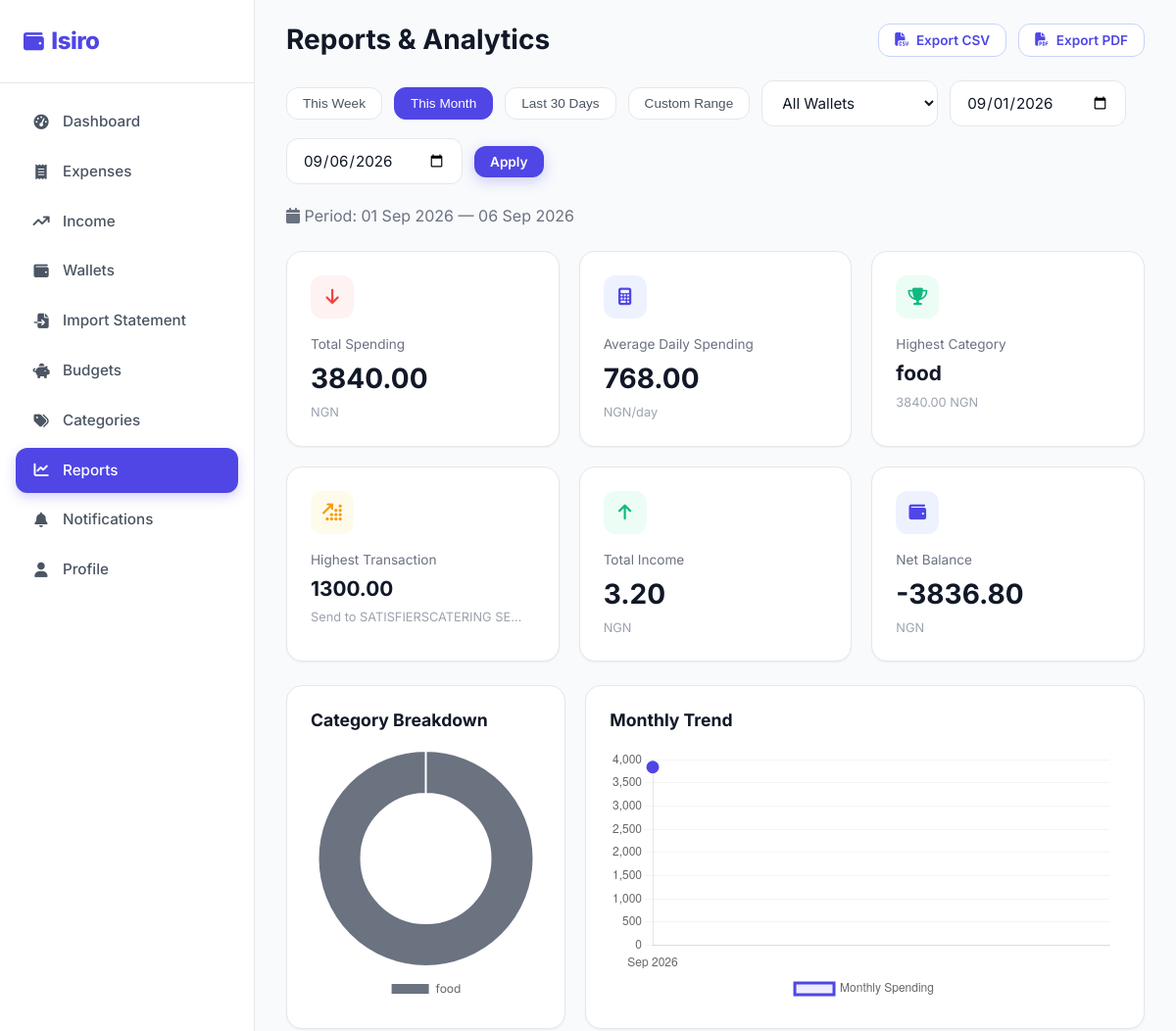
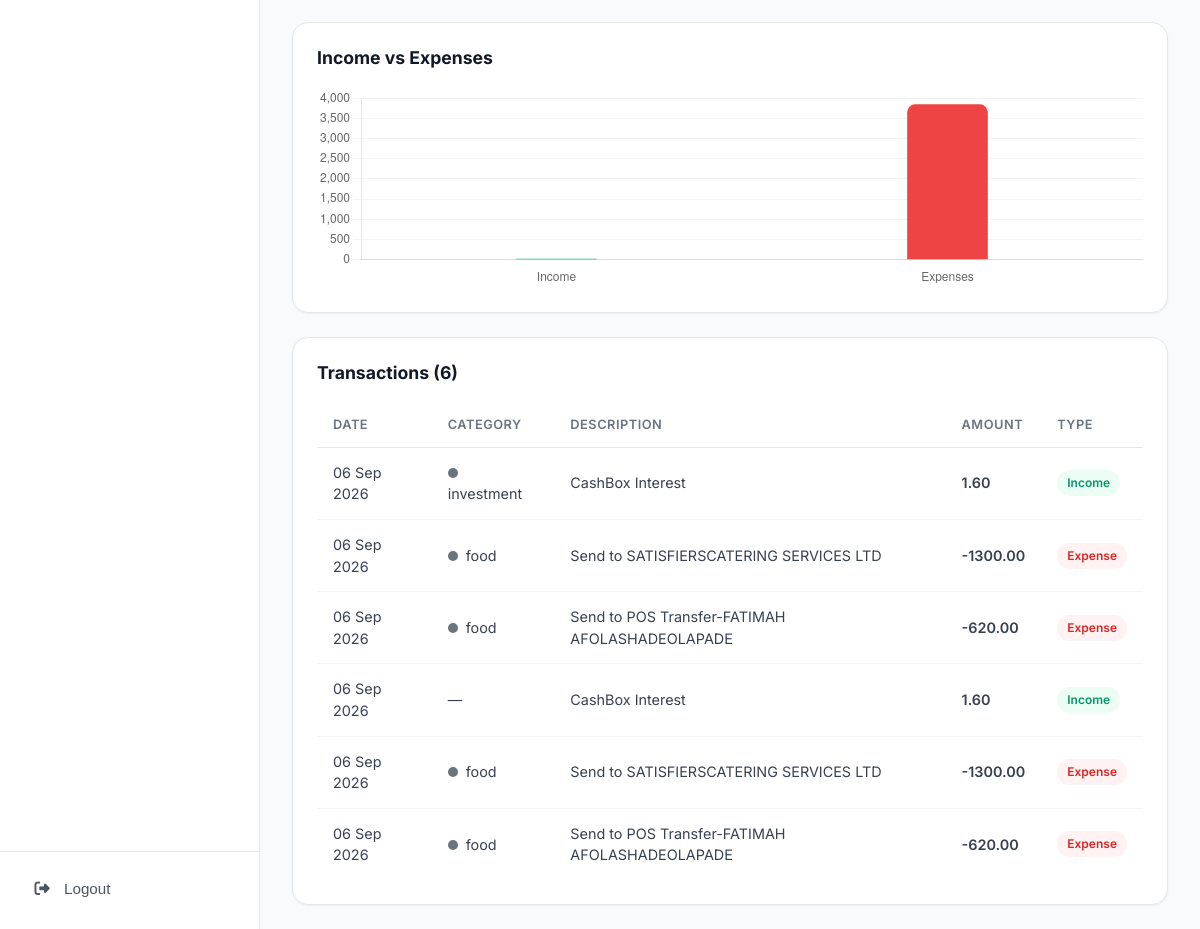
The page /expenses/reports/ (signed in) on the database its author committed (2 pictures, top to bottom).
### users/models.py (models this page shows, shortened)
class User(AbstractUser):
    username = None  # remove the username field; use email instead
    full_name = models.CharField(max_length=150, blank=True)
    email = models.EmailField(unique=True)
    profile_image = models.ImageField(
        upload_to="profile_images/",
        blank=True,
        null=True,
    )
    currency = models.CharField(max_length=10, default="USD")
    monthly_budget_preference = models.DecimalField(max_digits=12, decimal_places=2, default=0)
    theme_preference = models.CharField(max_length=10, default="light", choices=[("light", "Light"), ("dark", "Dark")])
    notify_expenses = models.BooleanField(default=True)
    notify_budgets = models.BooleanField(default=True)
    notify_imports = models.BooleanField(default=True)
    created_at = models.DateTimeField(auto_now_add=True)
    USERNAME_FIELD = "email"
    REQUIRED_FIELDS = ["full_name"]
    objects = UserManager()

### expenses/models.py (models this page shows, shortened)
class Category(models.Model):
    name = models.CharField(max_length=80)
    icon = models.CharField(max_length=50, default="fa-tag")
    color = models.CharField(max_length=20, default="#6B7280")
    is_default = models.BooleanField(default=False)
    user = models.ForeignKey(
        settings.AUTH_USER_MODEL,
        on_delete=models.CASCADE,
        related_name="categories",
        null=True,
        blank=True,
    )
    created_at = models.DateTimeField(auto_now_add=True)
    class Meta:
        verbose_name_plural = "Categories"
        ordering = ["name"]
        constraints = [
            models.UniqueConstraint(
                fields=["name", "user"], name="unique_category_per_user",
            ),
        ]

class Expense(models.Model):
    class TransactionType(models.TextChoices):
        EXPENSE = "expense", "Expense"
        INCOME = "income", "Income"
    class Source(models.TextChoices):
        MANUAL = "manual", "Manual"
        PDF = "pdf", "PDF Import"
        CSV = "csv", "CSV Import"
        OCR = "ocr", "OCR Import"
    class PaymentMethod(models.TextChoices):
        CASH = "cash", "Cash"
        CARD = "card", "Card"
        BANK = "bank", "Bank Transfer"
        MOBILE = "mobile", "Mobile Money"
        OTHER = "other", "Other"
    class Status(models.TextChoices):
        PENDING = "pending", "Pending"
        COMPLETED = "completed", "Completed"
        FAILED = "failed", "Failed"
    user = models.ForeignKey(
        settings.AUTH_USER_MODEL,
        on_delete=models.CASCADE,
        related_name="expenses",
    )
    wallet = models.ForeignKey(
        Wallet,
        on_delete=models.CASCADE,
        related_name="expenses",
    )
    amount = models.DecimalField(max_digits=12, decimal_places=2)
    date = models.DateField()
    category = models.ForeignKey(
        Category, on_delete=models.SET_NULL, null=True, related_name="expenses",
    )
    description = models.CharField(max_length=255, blank=True)
    transaction_type = models.CharField(
        max_length=10, choices=TransactionType.choices, default=TransactionType.EXPENSE,
    )
    payment_method = models.CharField(
        max_length=10, choices=PaymentMethod.choices, default=PaymentMethod.CASH,
    )
    source = models.CharField(
        max_length=10, choices=Source.choices, default=Source.MANUAL,
    )
    attachment = models.FileField(
        upload_to="attachments/", blank=True, null=True)
    merchant_name = models.CharField(max_length=150, blank=True)
    location = models.CharField(max_length=255, blank=True)
    notes = models.TextField(blank=True)
    status = models.CharField(
        max_length=10, choices=Status.choices, default=Status.COMPLETED,
    )
    created_at = models.DateTimeField(auto_now_add=True)
    updated_at = models.DateTimeField(auto_now=True)
    class Meta:
        ordering = ["-date", "-created_at"]
        indexes = [
            models.Index(fields=["user", "date"]),
            models.Index(fields=["user", "transaction_type"]),
        ]

### expenses/views.py (the view, shortened to what this page needs)
# urls.py: path("reports/", ReportsView.as_view(), name="reports"),
class ReportsView(LoginRequiredMixin, View):
    login_url = "users:login"
    template_name = "reports/reports.html"
    def _date_range(self, request):
        now = timezone.now()
        period = request.GET.get("period") or request.POST.get("period") or "month"
        if period == "week":
            start = (now - timedelta(days=7)).date()
            end = now.date()
        elif period == "30":
            start = (now - timedelta(days=30)).date()
            end = now.date()
        else:
            start = now.replace(day=1).date()
            end = now.date()
        return start, end
    def get(self, request):
        start, end = self._date_range(request)
        wallet_id = request.GET.get("wallet")
        qs = Expense.objects.filter(
            user=request.user, date__gte=start, date__lte=end).select_related("category", "wallet")
        if wallet_id:
            qs = qs.filter(wallet_id=wallet_id)
        expenses = qs.filter(transaction_type=Expense.TransactionType.EXPENSE)
        income = qs.filter(transaction_type=Expense.TransactionType.INCOME)
        total_exp = expenses.aggregate(t=Sum("amount"))["t"] or 0
        total_inc = income.aggregate(t=Sum("amount"))["t"] or 0
        cat_data = list(expenses.values("category__name", "category__color").annotate(
            total=Sum("amount")).order_by("-total"))
        days = max((end - start).days, 1)
        avg_daily = total_exp / days if days > 0 else 0
        highest_cat = cat_data[0] if cat_data else None
        highest_txn = expenses.order_by("-amount").first()
        trend = {}
        current = start.replace(day=1)
        while current <= end:
            label = current.strftime("%b %Y")
            month_total = Expense.objects.filter(
                user=request.user, transaction_type=Expense.TransactionType.EXPENSE,
                date__year=current.year, date__month=current.month,
            ).aggregate(t=Sum("amount"))["t"] or 0
            trend[label] = float(month_total)
            if current.month == 12:
                current = current.replace(year=current.year + 1, month=1)
            else:
                current = current.replace(month=current.month + 1)
        return render(request, self.template_name, {
            "start": start, "end": end, "period": request.GET.get("period", "month"),
            "selected_wallet": wallet_id, "wallets": Wallet.objects.filter(user=request.user, is_active=True),
            "total_expenses": total_exp, "total_income": total_inc, "net": total_inc - total_exp,
            "avg_daily": avg_daily, "highest_cat": highest_cat, "highest_txn": highest_txn,
            "category_data": cat_data, "trend": trend, "transactions": qs[:50],
            "currency": request.user.currency,
        })

### templates/reports/reports.html (shortened to what this page needs)
{% extends "base.html" %}
{% load static %}
{% block body_class %}app-page{% endblock %}
{% block content %}
<div class="app-layout">
    {% include "partials/sidebar.html" with active="reports" %}
    <main class="main-content">
        <div class="topbar">
            <div style="display:flex; align-items:center; gap:16px;">
                <h1>Reports & Analytics</h1>
            </div>
            <div class="topbar-actions">
                <form method="post" style="display:inline;">
                    <button type="submit" class="btn btn-secondary btn-sm"><i class="fas fa-file-csv"></i> Export CSV</button>
                </form>
                <form method="post" style="display:inline;">
                    <button type="submit" class="btn btn-secondary btn-sm"><i class="fas fa-file-pdf"></i> Export PDF</button>
                </form>
            </div>
        </div>
        <form method="get" class="filters filter-group">
            <button type="submit" name="period" value="week" class="filter-btn {% if period == 'week' %}active{% endif %}">This Week</button>
            <button type="submit" name="period" value="month" class="filter-btn {% if period == 'month' %}active{% endif %}">This Month</button>
            <button type="submit" name="period" value="30" class="filter-btn {% if period == '30' %}active{% endif %}">Last 30 Days</button>
            <button type="submit" name="period" value="custom" class="filter-btn {% if period == 'custom' %}active{% endif %}">Custom Range</button>
            <select name="wallet" class="form-input">
                <option value="">All Wallets</option>
            </select>
            <input type="date" name="start" class="form-input" value="{{ start|date:'Y-m-d' }}">
            <input type="date" name="end" class="form-input" value="{{ end|date:'Y-m-d' }}">
            <button type="submit" class="btn btn-primary btn-sm">Apply</button>
        </form>
        <p style="color:var(--gray-500); margin-bottom:24px;">
            <i class="fas fa-calendar"></i> Period: {{ start|date:"d M Y" }} — {{ end|date:"d M Y" }}
        </p>
        <div class="stat-grid">
            <div class="stat-card">
                <div class="stat-icon expense"><i class="fas fa-arrow-down"></i></div>
                <div class="stat-label">Total Spending</div>
                <div class="stat-value">{{ total_expenses|floatformat:2 }}</div>
                <div class="stat-sub">{{ currency }}</div>
            </div>
            <div class="stat-card">
                <div class="stat-icon balance"><i class="fas fa-calculator"></i></div>
                <div class="stat-label">Average Daily Spending</div>
                <div class="stat-value">{{ avg_daily|floatformat:2 }}</div>
                <div class="stat-sub">{{ currency }}/day</div>
            </div>
            <div class="stat-card">
                <div class="stat-icon income"><i class="fas fa-trophy"></i></div>
                <div class="stat-label">Highest Category</div>
                <div class="stat-value" style="font-size:1.3rem;">
                    {% if highest_cat %}{{ highest_cat.category__name|default:"Uncategorised" }}{% else %}—{% endif %}
                </div>
                <div class="stat-sub">{% if highest_cat %}{{ highest_cat.total|floatformat:2 }} {{ currency }}{% endif %}</div>
            </div>
            <div class="stat-card">
                <div class="stat-icon savings"><i class="fas fa-arrow-up-right-dots"></i></div>
                <div class="stat-label">Highest Transaction</div>
                <div class="stat-value" style="font-size:1.3rem;">
                    {% if highest_txn %}{{ highest_txn.amount|floatformat:2 }}{% else %}—{% endif %}
                </div>
                <div class="stat-sub">{% if highest_txn %}{{ highest_txn.description|default:""|truncatechars:30 }}{% endif %}</div>
            </div>
            <div class="stat-card">
                <div class="stat-icon income"><i class="fas fa-arrow-up"></i></div>
                <div class="stat-label">Total Income</div>
                <div class="stat-value">{{ total_income|floatformat:2 }}</div>
                <div class="stat-sub">{{ currency }}</div>
            </div>
            <div class="stat-card">
                <div class="stat-icon balance"><i class="fas fa-wallet"></i></div>
                <div class="stat-label">Net Balance</div>
                <div class="stat-value">{{ net|floatformat:2 }}</div>
                <div class="stat-sub">{{ currency }}</div>
            </div>
        </div>
        <div class="chart-grid">
            <div class="chart-card">
                <h3>Category Breakdown</h3>
                <div class="chart-container">
                    <canvas id="reportPieChart"
                        data-chart='{"labels": [{% for d in category_data %}"{{ d.category__name|default:"Uncategorised" }}"{% if not forloop.last %},{% endif %}{% endfor %}],
                                    "values": [{% for d in category_data %}{{ d.total|default:0 }}{% if not forloop.last %},{% endif %}{% endfor %}],
                                    "colors": [{% for d in category_data %}"{{ d.category__color|default:"#6B7280" }}"{% if not forloop.last %},{% endif %}{% endfor %}]}'></canvas>
                </div>
            </div>
            <div class="chart-card">
                <h3>Monthly Trend</h3>
                <div class="chart-container">
                    <canvas id="reportLineChart"
                        data-chart='{"labels": [{% for label, val in trend.items %}"{{ label }}"{% if not forloop.last %},{% endif %}{% endfor %}],
                                    "values": [{% for label, val in trend.items %}{{ val }}{% if not forloop.last %},{% endif %}{% endfor %}]}'></canvas>
                </div>
            </div>
        </div>
        <div class="chart-grid" style="grid-template-columns:1fr;">
            <div class="chart-card">
                <h3>Income vs Expenses</h3>
                <div class="chart-container" style="height:200px;">
                    <canvas id="reportBarChart"
                        data-chart='{"values": [{{ total_income|floatformat:2 }}, {{ total_expenses|floatformat:2 }}]}'></canvas>
                </div>
            </div>
        </div>
        <div class="txn-section">
            <h3 style="margin-bottom:20px;">Transactions ({{ transactions|length }})</h3>
            {% if transactions %}
            <div class="table-wrap">
                <table class="data-table">
                    <thead>
                        <tr><th>Date</th><th>Category</th><th>Description</th><th>Amount</th><th>Type</th></tr>
                    </thead>
                    <tbody>
                        {% for t in transactions %}
                        <tr>
                            <td>{{ t.date|date:"d M Y" }}</td>
                            <td>{% if t.category %}<span class="cat-dot" style="background:{{ t.category.color }};"></span>{{ t.category.name }}{% else %}—{% endif %}</td>
                            <td>{{ t.description|default:"—" }}</td>
                            <td class="{% if t.transaction_type == 'expense' %}amount-expense{% else %}amount-income{% endif %}">{% if t.transaction_type == 'expense' %}-{% endif %}{{ t.amount|floatformat:2 }}</td>
                            <td><span class="badge badge-{{ t.transaction_type }}">{{ t.transaction_type|title }}</span></td>
                        </tr>
                        {% endfor %}
                    </tbody>
                </table>
            </div>
            {% else %}
            <div class="empty-state"><i class="fas fa-folder-open"></i><h3>No transactions in this period</h3></div>
            {% endif %}
        </div>
    </main>
</div>
{% endblock %}
{% block extra_js %}
<script>
// Render report line chart in addition to pie and bar
document.addEventListener("DOMContentLoaded", function() {
    if (typeof Chart === "undefined") return;
    const lineEl = document.getElementById("reportLineChart");
    if (lineEl) {
        const data = JSON.parse(lineEl.dataset.chart || "{}");
        new Chart(lineEl, {
            type: "line",
            data: {
                labels: data.labels || [],
                datasets: [{
                    label: "Monthly Spending",
                    data: data.values || [],
                    borderColor: "#4F46E5",
                    backgroundColor: "rgba(79,70,229,0.1)",
                    fill: true, tension: 0.4,
                    pointBackgroundColor: "#4F46E5",
                    pointRadius: 5, pointHoverRadius: 7, borderWidth: 3,
                }]
            },
            options: {
                responsive: true, maintainAspectRatio: false,
                scales: { y: { beginAtZero: true, grid: { color: "#F3F4F6" } }, x: { grid: { display: false } } },
                plugins: { legend: { position: "bottom" } }
            }
        });
    }
});
</script>
{% endblock %}

### rows shown on the page
User: currency "NGN"
Category: category__name "food"
Expense: amount "1300.00", description "Send to SATISFIERSCATERING SE…", date "06 Sep 2026", category.name "food", description "Send to SATISFIERSCATERING SERVICES LTD", transaction_type "Expense"
Expense: date "06 Sep 2026", category.name "investment", description "CashBox Interest", amount "1.60", transaction_type "Income"
Expense: date "06 Sep 2026", category.name "food", description "Send to SATISFIERSCATERING SERVICES LTD", amount "1300.00", transaction_type "Expense"
Expense: date "06 Sep 2026", category.name "food", description "Send to POS Transfer-FATIMAH AFOLASHADEOLAPADE", amount "620.00", transaction_type "Expense"
Expense: date "06 Sep 2026", description "CashBox Interest", amount "1.60", transaction_type "Income"
Expense: date "06 Sep 2026", category.name "food", description "Send to POS Transfer-FATIMAH AFOLASHADEOLAPADE", amount "620.00", transaction_type "Expense"

### other values the page prints
{{ start|date:"d M Y" }} "01 Sep 2026"
{{ end|date:"d M Y" }} "06 Sep 2026"
{{ total_expenses|floatformat:2 }} "3840.00"
{{ avg_daily|floatformat:2 }} "768.00"
{{ highest_cat.total|floatformat:2 }} "3840.00"
{{ total_income|floatformat:2 }} "3.20"
{{ net|floatformat:2 }} "-3836.80"
{{ transactions|length }} "6"
